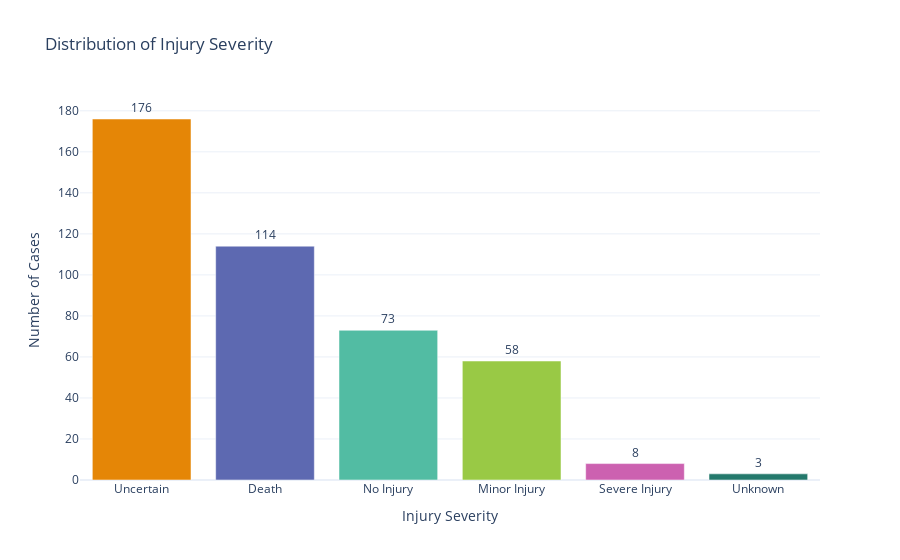
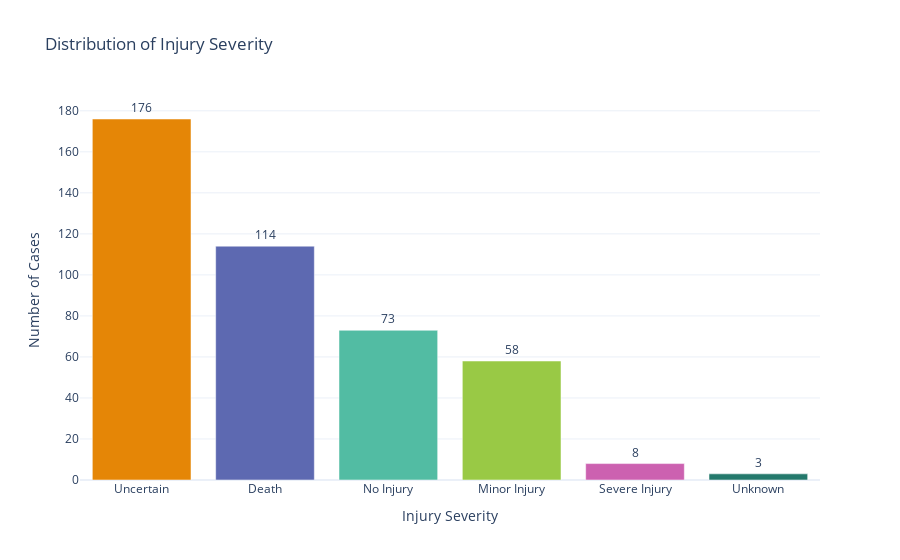
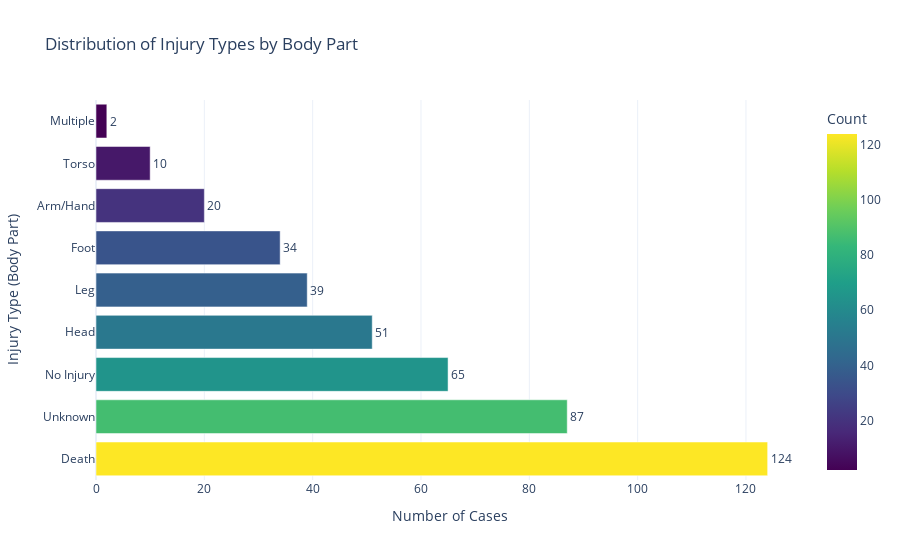

Notebook source saved alongside these figures, in order:
### Code cell
import pandas as pd
import plotly.express as px
import plotly.io as pio

# Show plots in VSCode browser
pio.renderers.default = 'vscode'

# Assume df is your DataFrame
# df = pd.read_csv("shark_attacks.csv")

# Clean column names
df.columns = df.columns.str.strip()
if 'Injury' not in df.columns:
    raise KeyError("Column 'Injury' not found! Found: " + str(df.columns.tolist()))

# Function to classify severity
def classify_severity(text):
    if pd.isna(text) or str(text).strip() == "":
        return "Unknown"
    
    t = str(text).lower()
    
    if any(x in t for x in ["fatal", "death", "died", "body not recovered", "probable drowning"]):
        return "Death"
    if any(x in t for x in ["severe", "multiple severe", "critical", "seriously injured"]):
        return "Severe Injury"
    if any(x in t for x in ["minor", "cut", "laceration", "abrasion", "scratch", "bruises"]):
        return "Minor Injury"
    if any(x in t for x in ["no injury", "uninjured", "not injured", "survived"]):
        return "No Injury"
    return "Uncertain"

# Apply severity classification
df['Severity'] = df['Injury'].apply(classify_severity)

# Plot 1: Severity Distribution
severity_counts = df['Severity'].value_counts().reset_index()
severity_counts.columns = ['Severity', 'Count']

fig1 = px.bar(
    severity_counts,
    x='Severity',
    y='Count',
    title='Distribution of Injury Severity',
    color='Severity',
    text='Count',
    color_discrete_sequence=px.colors.qualitative.Vivid
)
fig1.update_traces(textposition='outside')
fig1.update_layout(
    xaxis_title='Injury Severity',
    yaxis_title='Number of Cases',
    template='plotly_white',
    showlegend=False
)
fig1.show()

# Plot 2: Injury Type Distribution
import pandas as pd
import plotly.express as px
import plotly.io as pio

# Show plots in VSCode browser
pio.renderers.default = 'vscode'

# Assume df is your DataFrame
# df = pd.read_csv("shark_attacks.csv")

# Clean column names
df.columns = df.columns.str.strip()
if 'Injury' not in df.columns:
    raise KeyError("Column 'Injury' not found! Found: " + str(df.columns.tolist()))

# Function to classify severity
def classify_severity(text):
    if pd.isna(text) or str(text).strip() == "":
        return "Unknown"
    
    t = str(text).lower()
    
    if any(x in t for x in ["fatal", "death", "died", "body not recovered", "probable drowning"]):
        return "Death"
    if any(x in t for x in ["severe", "multiple severe", "critical", "seriously injured"]):
        return "Severe Injury"
    if any(x in t for x in ["minor", "cut", "laceration", "abrasion", "scratch", "bruises"]):
        return "Minor Injury"
    if any(x in t for x in ["no injury", "uninjured", "not injured", "survived"]):
        return "No Injury"
    return "Uncertain"

# Apply severity classification
df['Severity'] = df['Injury'].apply(classify_severity)

# Function to classify body part
def classify_body_part(text):
    if pd.isna(text) or str(text).strip() == "":
        return "Unknown"
    
    t = str(text).lower()
    
    if any(x in t for x in ["head", "face", "eye", "ear", "nose", "mouth"]):
        return "Head"
    elif any(x in t for x in ["arm", "forearm", "hand", "wrist", "fingers"]):
        return "Arm/Hand"
    elif any(x in t for x in ["leg", "thigh", "knee", "calf"]):
        return "Leg"
    elif any(x in t for x in ["foot", "toe", "ankle"]):
        return "Foot"
    elif any(x in t for x in ["torso", "chest", "back", "abdomen"]):
        return "Torso"
    elif any(x in t for x in ["multiple", "several", "all over"]):
        return "Multiple"
    elif any(x in t for x in ["death", "drowning", "body", "fatal"]):
        return "Death"
    elif any(x in t for x in ["no injury", "uninjured", "not injured", "survived"]):
        return "No Injury"
    else:
        return "Unknown"

# Apply body part classification
df['Injury_Type'] = df['Injury'].apply(classify_body_part)

# Plot 1: Severity Distribution 
severity_counts = df['Severity'].value_counts().reset_index()
severity_counts.columns = ['Severity', 'Count']

fig1 = px.bar(
    severity_counts,
    x='Severity',
    y='Count',
    title='Distribution of Injury Severity',
    color='Severity',
    text='Count',
    color_discrete_sequence=px.colors.qualitative.Vivid
)
fig1.update_traces(textposition='outside')
fig1.update_layout(
    xaxis_title='Injury Severity',
    yaxis_title='Number of Cases',
    template='plotly_white',
    showlegend=False
)
fig1.show()

# Plot 2: Injury Type (Body Part) Distribution
injury_type_counts = df['Injury_Type'].value_counts().reset_index()
injury_type_counts.columns = ['Injury_Type', 'Count']

fig2 = px.bar(
    injury_type_counts,
    x='Count',
    y='Injury_Type',
    title='Distribution of Injury Types by Body Part',
    orientation='h',
    color='Count',
    text='Count',
    color_continuous_scale='Viridis'
)
fig2.update_traces(textposition='outside')
fig2.update_layout(
    xaxis_title='Number of Cases',
    yaxis_title='Injury Type (Body Part)',
    template='plotly_white',
    showlegend=False
)
fig2.show()

### Figure 1 — Plotly figure (JSON) as saved in the notebook; plotly's stock layout.template omitted (floating-point values rounded to 4 significant figures)
{"data": [{"alignmentgroup": "True", "hovertemplate": "Severity=%{x}<br>Count=%{text}<extra></extra>", "legendgroup": "Uncertain", "marker": {"color": "rgb(229, 134, 6)", "pattern": {"shape": ""}}, "name": "Uncertain", "offsetgroup": "Uncertain", "orientation": "v", "showlegend": true, "text": [176], "textposition": "outside", "type": "bar", "x": ["Uncertain"], "xaxis": "x", "y": [176], "yaxis": "y"}, {"alignmentgroup": "True", "hovertemplate": "Severity=%{x}<br>Count=%{text}<extra></extra>", "legendgroup": "Death", "marker": {"color": "rgb(93, 105, 177)", "pattern": {"shape": ""}}, "name": "Death", "offsetgroup": "Death", "orientation": "v", "showlegend": true, "text": [114], "textposition": "outside", "type": "bar", "x": ["Death"], "xaxis": "x", "y": [114], "yaxis": "y"}, {"alignmentgroup": "True", "hovertemplate": "Severity=%{x}<br>Count=%{text}<extra></extra>", "legendgroup": "No Injury", "marker": {"color": "rgb(82, 188, 163)", "pattern": {"shape": ""}}, "name": "No Injury", "offsetgroup": "No Injury", "orientation": "v", "showlegend": true, "text": [73], "textposition": "outside", "type": "bar", "x": ["No Injury"], "xaxis": "x", "y": [73], "yaxis": "y"}, {"alignmentgroup": "True", "hovertemplate": "Severity=%{x}<br>Count=%{text}<extra></extra>", "legendgroup": "Minor Injury", "marker": {"color": "rgb(153, 201, 69)", "pattern": {"shape": ""}}, "name": "Minor Injury", "offsetgroup": "Minor Injury", "orientation": "v", "showlegend": true, "text": [58], "textposition": "outside", "type": "bar", "x": ["Minor Injury"], "xaxis": "x", "y": [58], "yaxis": "y"}, {"alignmentgroup": "True", "hovertemplate": "Severity=%{x}<br>Count=%{text}<extra></extra>", "legendgroup": "Severe Injury", "marker": {"color": "rgb(204, 97, 176)", "pattern": {"shape": ""}}, "name": "Severe Injury", "offsetgroup": "Severe Injury", "orientation": "v", "showlegend": true, "text": [8], "textposition": "outside", "type": "bar", "x": ["Severe Injury"], "xaxis": "x", "y": [8], "yaxis": "y"}, {"alignmentgroup": "True", "hovertemplate": "Severity=%{x}<br>Count=%{text}<extra></extra>", "legendgroup": "Unknown", "marker": {"color": "rgb(36, 121, 108)", "pattern": {"shape": ""}}, "name": "Unknown", "offsetgroup": "Unknown", "orientation": "v", "showlegend": true, "text": [3], "textposition": "outside", "type": "bar", "x": ["Unknown"], "xaxis": "x", "y": [3], "yaxis": "y"}], "layout": {"barmode": "relative", "legend": {"title": {"text": "Severity"}, "tracegroupgap": 0}, "showlegend": false, "title": {"text": "Distribution of Injury Severity"}, "xaxis": {"anchor": "y", "categoryarray": ["Uncertain", "Death", "No Injury", "Minor Injury", "Severe Injury", "Unknown"], "categoryorder": "array", "domain": [0, 1], "title": {"text": "Injury Severity"}}, "yaxis": {"anchor": "x", "domain": [0, 1], "title": {"text": "Number of Cases"}}}}

### Figure 2 — Plotly figure (JSON) as saved in the notebook; plotly's stock layout.template omitted (floating-point values rounded to 4 significant figures)
{"data": [{"alignmentgroup": "True", "hovertemplate": "Severity=%{x}<br>Count=%{text}<extra></extra>", "legendgroup": "Uncertain", "marker": {"color": "rgb(229, 134, 6)", "pattern": {"shape": ""}}, "name": "Uncertain", "offsetgroup": "Uncertain", "orientation": "v", "showlegend": true, "text": [176], "textposition": "outside", "type": "bar", "x": ["Uncertain"], "xaxis": "x", "y": [176], "yaxis": "y"}, {"alignmentgroup": "True", "hovertemplate": "Severity=%{x}<br>Count=%{text}<extra></extra>", "legendgroup": "Death", "marker": {"color": "rgb(93, 105, 177)", "pattern": {"shape": ""}}, "name": "Death", "offsetgroup": "Death", "orientation": "v", "showlegend": true, "text": [114], "textposition": "outside", "type": "bar", "x": ["Death"], "xaxis": "x", "y": [114], "yaxis": "y"}, {"alignmentgroup": "True", "hovertemplate": "Severity=%{x}<br>Count=%{text}<extra></extra>", "legendgroup": "No Injury", "marker": {"color": "rgb(82, 188, 163)", "pattern": {"shape": ""}}, "name": "No Injury", "offsetgroup": "No Injury", "orientation": "v", "showlegend": true, "text": [73], "textposition": "outside", "type": "bar", "x": ["No Injury"], "xaxis": "x", "y": [73], "yaxis": "y"}, {"alignmentgroup": "True", "hovertemplate": "Severity=%{x}<br>Count=%{text}<extra></extra>", "legendgroup": "Minor Injury", "marker": {"color": "rgb(153, 201, 69)", "pattern": {"shape": ""}}, "name": "Minor Injury", "offsetgroup": "Minor Injury", "orientation": "v", "showlegend": true, "text": [58], "textposition": "outside", "type": "bar", "x": ["Minor Injury"], "xaxis": "x", "y": [58], "yaxis": "y"}, {"alignmentgroup": "True", "hovertemplate": "Severity=%{x}<br>Count=%{text}<extra></extra>", "legendgroup": "Severe Injury", "marker": {"color": "rgb(204, 97, 176)", "pattern": {"shape": ""}}, "name": "Severe Injury", "offsetgroup": "Severe Injury", "orientation": "v", "showlegend": true, "text": [8], "textposition": "outside", "type": "bar", "x": ["Severe Injury"], "xaxis": "x", "y": [8], "yaxis": "y"}, {"alignmentgroup": "True", "hovertemplate": "Severity=%{x}<br>Count=%{text}<extra></extra>", "legendgroup": "Unknown", "marker": {"color": "rgb(36, 121, 108)", "pattern": {"shape": ""}}, "name": "Unknown", "offsetgroup": "Unknown", "orientation": "v", "showlegend": true, "text": [3], "textposition": "outside", "type": "bar", "x": ["Unknown"], "xaxis": "x", "y": [3], "yaxis": "y"}], "layout": {"barmode": "relative", "legend": {"title": {"text": "Severity"}, "tracegroupgap": 0}, "showlegend": false, "title": {"text": "Distribution of Injury Severity"}, "xaxis": {"anchor": "y", "categoryarray": ["Uncertain", "Death", "No Injury", "Minor Injury", "Severe Injury", "Unknown"], "categoryorder": "array", "domain": [0, 1], "title": {"text": "Injury Severity"}}, "yaxis": {"anchor": "x", "domain": [0, 1], "title": {"text": "Number of Cases"}}}}

### Figure 3 — Plotly figure (JSON) as saved in the notebook; plotly's stock layout.template omitted (floating-point values rounded to 4 significant figures)
{"data": [{"alignmentgroup": "True", "hovertemplate": "Count=%{marker.color}<br>Injury_Type=%{y}<extra></extra>", "legendgroup": "", "marker": {"color": [124, 87, 65, 51, 39, 34, 20, 10, 2], "coloraxis": "coloraxis", "pattern": {"shape": ""}}, "name": "", "offsetgroup": "", "orientation": "h", "showlegend": false, "text": [124, 87, 65, 51, 39, 34, 20, 10, 2], "textposition": "outside", "type": "bar", "x": [124, 87, 65, 51, 39, 34, 20, 10, 2], "xaxis": "x", "y": ["Death", "Unknown", "No Injury", "Head", "Leg", "Foot", "Arm/Hand", "Torso", "Multiple"], "yaxis": "y"}], "layout": {"barmode": "relative", "coloraxis": {"colorbar": {"title": {"text": "Count"}}, "colorscale": [[0, "#440154"], [0.1111, "#482878"], [0.2222, "#3e4989"], [0.3333, "#31688e"], [0.4444, "#26828e"], [0.5556, "#1f9e89"], [0.6667, "#35b779"], [0.7778, "#6ece58"], [0.8889, "#b5de2b"], [1, "#fde725"]]}, "legend": {"tracegroupgap": 0}, "showlegend": false, "title": {"text": "Distribution of Injury Types by Body Part"}, "xaxis": {"anchor": "y", "domain": [0, 1], "title": {"text": "Number of Cases"}}, "yaxis": {"anchor": "x", "domain": [0, 1], "title": {"text": "Injury Type (Body Part)"}}}}
